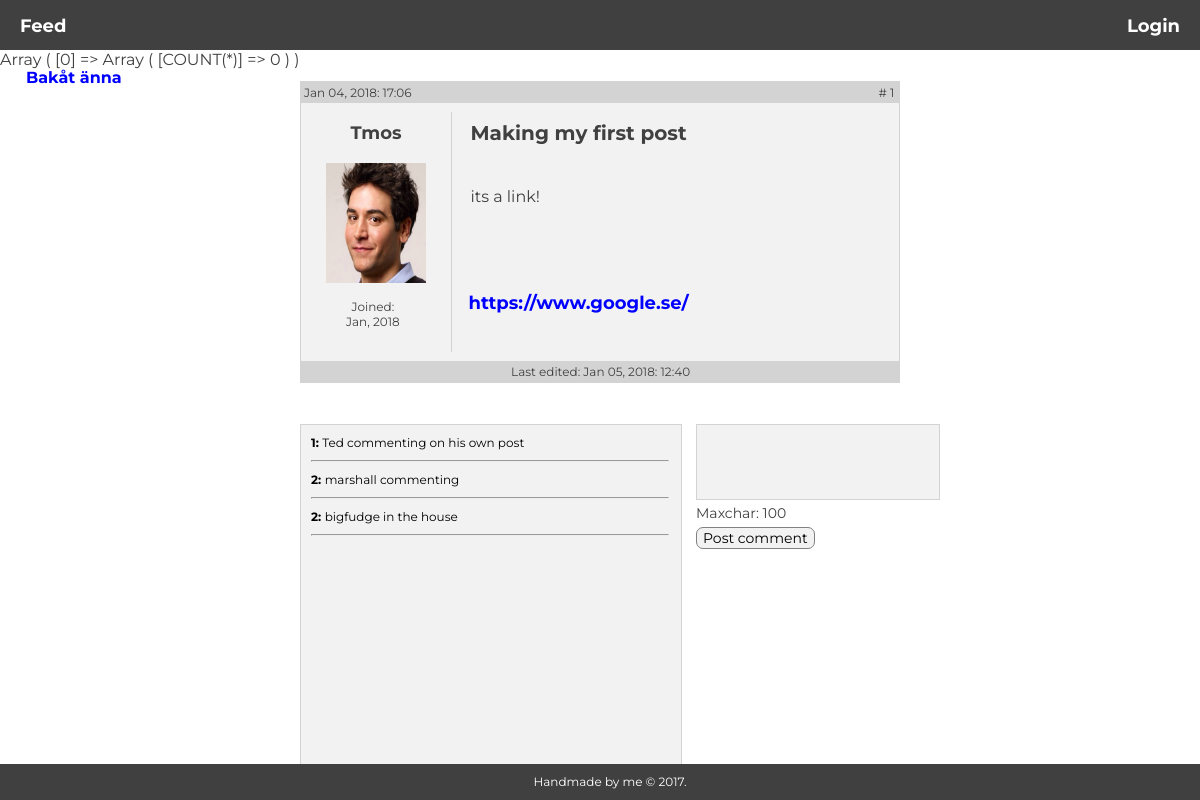
Page /pages/comment.php?id=1 on the earlier database version.
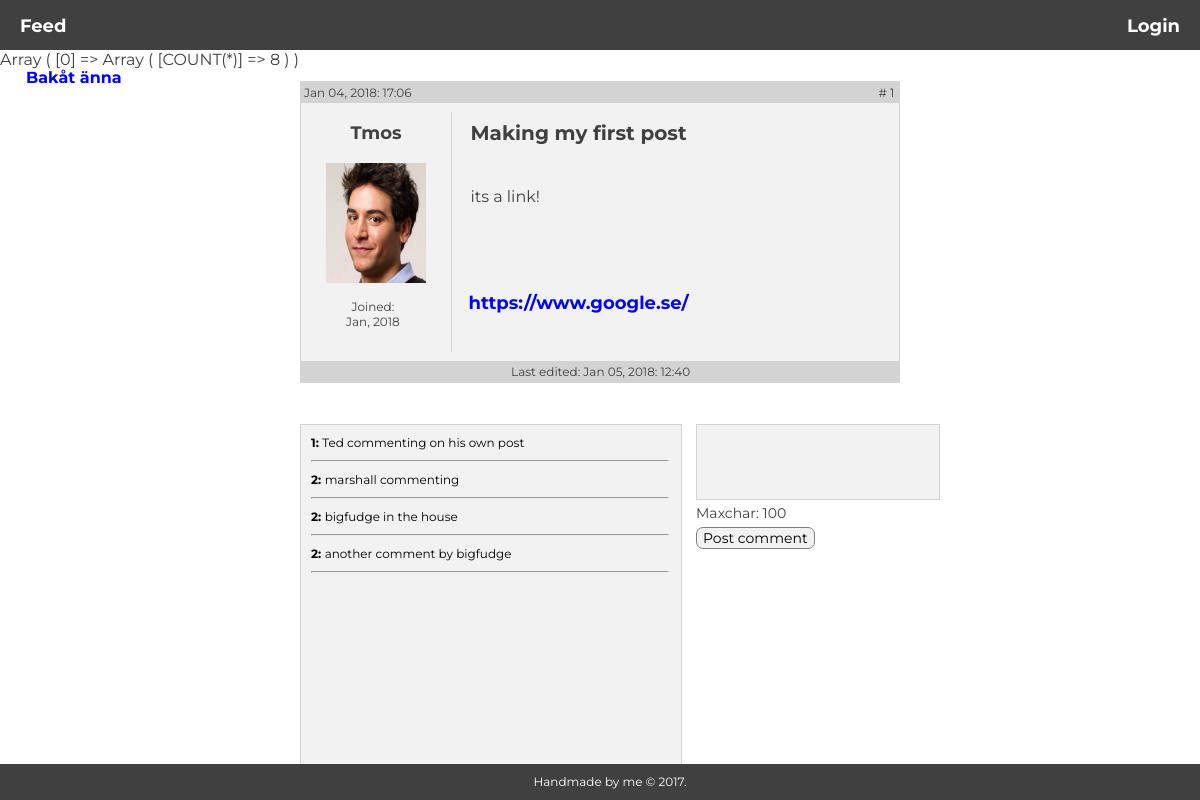
Same page on the later database version.
### tables this page shows
CREATE TABLE "posts" (
        `id`       INTEGER NOT NULL,
        `post_id`       INTEGER NOT NULL PRIMARY KEY AUTOINCREMENT UNIQUE,
        `title` VARCHAR NOT NULL,
        `description`   VARCHAR NOT NULL,
        `url`   VARCHAR NOT NULL,
        `posted`      VARCHAR,
        `up_vote` INTEGER,
        `down_vote` INTEGER,
        `edited`     VARCHAR
);

CREATE TABLE "users" (
        `id`    INTEGER NOT NULL PRIMARY KEY AUTOINCREMENT UNIQUE,
        `name`  VARCHAR NOT NULL,
        `username`      VARCHAR NOT NULL UNIQUE,
        `email` VARCHAR NOT NULL,
        `password`      VARCHAR NOT NULL,
        `biography`     VARCHAR NOT NULL,
        `img`           VARCHAR,
        `joined`   VARCHAR
);

CREATE TABLE "comments" (
         `id`       INTEGER NOT NULL,
         `comment_id`       INTEGER NOT NULL PRIMARY KEY AUTOINCREMENT UNIQUE,
         `post_id`         INTEGER NOT NULL,
         `comment`       VARCHAR NOT NULL,
         `posted`       VARCHAR
);

### logic/feed.php (called while the page is built, shortened)
<?php
   $query = "SELECT * FROM posts LEFT JOIN users ON posts.id=users.id";
   $statement = $pdo->query($query);
   $statement->execute();
   $joined = $statement->fetchAll(PDO::FETCH_ASSOC);
   $post_id = 1;
   $query = 'SELECT COUNT(*) FROM votes WHERE post_id = :post_id';
   $statement = $pdo->prepare($query);
   $statement->bindParam(':post_id', $post_id, PDO::PARAM_INT);
   $statement->execute();
   $votes = $statement->fetchAll(PDO::FETCH_ASSOC);
   print_r($votes);

### pages/comment.php (the view, shortened to what this page needs)
<?php
require __DIR__.'/../views/header.php';
require __DIR__.'/../logic/feed.php';
require __DIR__.'/../logic/comment.php';
$post_id = $_GET['id'];
$query = "SELECT * FROM posts WHERE post_id = :post_id";
$statement = $pdo->prepare($query);
$statement->bindParam(':post_id', $post_id, PDO::PARAM_INT);
$statement->execute();
$post = $statement->fetch(PDO::FETCH_ASSOC);
$user_id = $post['id'];
$query = "SELECT * FROM users WHERE id = :id";
$statement = $pdo->prepare($query);
$statement->bindParam(':id', $user_id, PDO::PARAM_STR);
$statement->execute();
$user = $statement->fetch(PDO::FETCH_ASSOC);
$query = "SELECT * FROM comments WHERE post_id = :post_id";
$statement = $pdo->prepare($query);
$statement->bindParam(':post_id', $post_id, PDO::PARAM_STR);
$statement->execute();
$comments = $statement->fetchAll(PDO::FETCH_ASSOC);
?>
   <a href="feed.php" class="back-btn">Bakåt änna</a>
   <div class="post">
      <div class="post-content">
         <div class="post-header">
            <div class="post-id">
               # <?php echo $post['post_id']; ?>
            </div>
            <div class="post-time">
               <?php echo $post['posted']; ?>
            </div>
         </div>
         <br>
         <div class="side-info">
            <h5><?php echo $user['username']; ?></h5>
            <br>
            <?php echo '<img src="../uploads/'. $user['img']. '" class="avatar-img">'; ?>
            <br>
            <div class="member">Joined: <br>
               <?php echo $user['joined']; ?>
            </div>
         </div>
         <div class="post-title">
            <h2><?php echo $post['title']; ?></h2>
         </div>
         <br>
         <div class="post-description">
            <?php echo $post['description']; ?>
         </div>
         <div class="post-url">
            <a href="<?php echo $post['url']; ?>" class="img-url"><?php echo substr($post['url'], 0, 100); ?></a>
         </div>
         <div class="post-footer">
            <?php echo 'Last edited: '. $join['edited']; ?>
         </div>
      </div>
   </div>
   <div class="comments">
      <?php foreach($comments as $comment): ?>
         <div><strong><?php echo $comment['id']; ?>: </strong><?php echo $comment['comment']; ?></div>
         <hr class="comment-hr">
      <?php endforeach; ?>
   </div>
   <form action="../logic/comment.php?id=<?php echo $post_id?>" method="post" class="comment-form">
      <div>
         <textarea type="comment" name="comment" maxlength="100" required></textarea>
      </div>
      <div class="maxchar">Maxchar: 100<br></div>
      <button type="submit" class="post-comment btn">Post comment</button>
   </form>
<?php require __DIR__.'../../views/footer.php'; ?>

### views/header.php (shortened to what this page needs)
<!DOCTYPE html>
<html lang="en">
<head>
    <link rel="stylesheet" href="../css/main.css">
</head>
<body>
    <?php require __DIR__.'/navigation.php'; ?>

### views/navigation.php (shortened to what this page needs)
<?php $id = $_SESSION; ?>
<div class="nav-wrapper">
   <div class="navbar-left">
      <a href="../pages/feed.php">Feed</a>
   </div>
   <?php if (isset($_SESSION['user'])): ?>
      <?php foreach($id as $user):?>
      <div class="navbar-right">
         <a href="/pages/profile.php"><?php echo $user['username']; ?></a>
      <?php endforeach; ?>
         <a href="/app/auth/logout.php"><?php echo "Logout"; ?></a>
      </div>
      <div class="navbar-left">
         <a href="/pages/createPost.php">Create Post</a>
      </div>
   <?php else: ?>
      <div class="navbar-right">
         <a href="/pages/login.php"><?php echo "Login"; ?></a>
      </div>
   <?php endif; ?>
</div>

### views/footer.php (shortened to what this page needs)
    <footer>Handmade by me © 2017.</footer>
</body>
</html>

### css/main.css (style rules this page uses)
* { margin: 0px; font-family: Montserrat; }
body { color: #404040; background-color: white; }
a { text-decoration: none; outline: none; margin: 20px; color: white; font-weight: bold; }
h2 { font-size: 20px; }
h5 { font-size: 18px; margin-top: 10px; margin-bottom: -20px; }
footer { background-color: #404040; color: white; position: fixed; bottom: 0%; height: 2%; width: 100%; padding: 10px; text-align: center; font-size: 12px; }
.btn { border: 1px solid lightgrey; color: black; outline: none; cursor: pointer; font-size: 18px; background-color: #f2f2f2; border-radius: 7px; }
.back-btn { position: absolute; top: 6%; left: .5%; color: blue; }
.nav-wrapper { position: relative; background-color: #404040; color: white; width: 100%; height: 35px; padding-top: 15px; font-size: 18px; }
.navbar-left { float: left; }
.navbar-right { float: right; }
.comments { position: absolute; height: 40%; width: 30%; top: 53%; left: 25%; border: 1px solid lightgrey; color: black; background-color: #f2f2f2; font-size: 12px; padding: 10px; }
.comment-form { position: absolute; left: 58%; top: 53%; }
.post-comment { border-color: grey; font-size: 14px; margin-top: 5px; }
textarea[name=comment] { width: 238.3px; height: 70px; font-size: 12px; resize: none; outline: none; border: 1px solid lightgrey; color: black; background-color: #f2f2f2; }
.comment-hr { width: 99%; margin-bottom: 10px; margin-top: 10px; background-color: lightgrey; }
.maxchar { font-size: 14px; float: center; }
textarea { border: 1px solid lightgrey; color: grey; }
hr { width: 100%; margin-bottom: 0px; color: white; }
.avatar-img { width: 100px; height: 120px; margin-top: 20px; }
.side-info { position: absolute; top: 10%; text-align: center; border-right: 1px solid lightgrey; height: 80%; width: 150px; }
.member { position: absolute; top: 78%; left: 30%; font-size: 12px; color: #404040; }
.img-url { color: blue; margin: 0px; }
.post-header { position: absolute; top: 0%; width: 99.2%; background-color: lightgrey; height: 15px; padding: 3px; }
.post-footer { position: absolute; bottom: 0%; width: 99.2%; background-color: lightgrey; height: 15px; padding: 3px; font-size: 12px; text-align: center; }
.post-id { position: absolute; right: 1%; font-size: 12px; }
.post-time { position: absolute; font-size: 12px; }
.post { position: absolute; width: 50%; left: 25%; margin-top: 12px; margin-bottom: 100px; }
.post-content { position: relative; height: 300px; border: 1px solid lightgrey; background-color: #f2f2f2; padding-right: 20px; }
.post-title { position: absolute; left: 25%; margin-top: 20px; margin-left: 20px; }
.post-url { position: absolute; left: 28%; top: 70%; font-size: 22px; color: blue; width: 100px; font-size: 18px; }
.post-description { position: absolute; left: 25%; top: 35%; margin-left: 20px; font-size: 16px; }
img { width: 158px; height: 198px; }

Differences in the rows shown:
added comments: id "2", comment "another comment by bigfudge"
Other differences:
text no longer shown: "Array ( [0] => Array ( [COUNT(*)] => 0 ) )"
text now shown: "Array ( [0] => Array ( [COUNT(*)] => 8 ) )"
